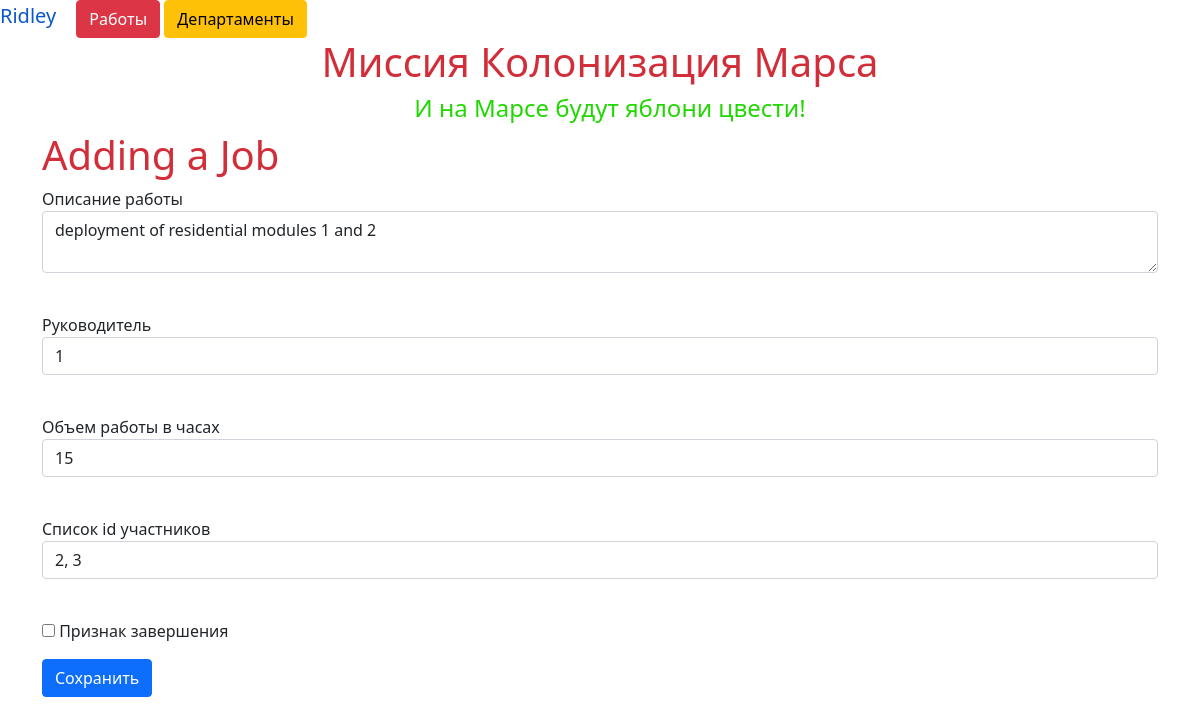
The page /jobs/1 (signed in) on the database as committed earlier.
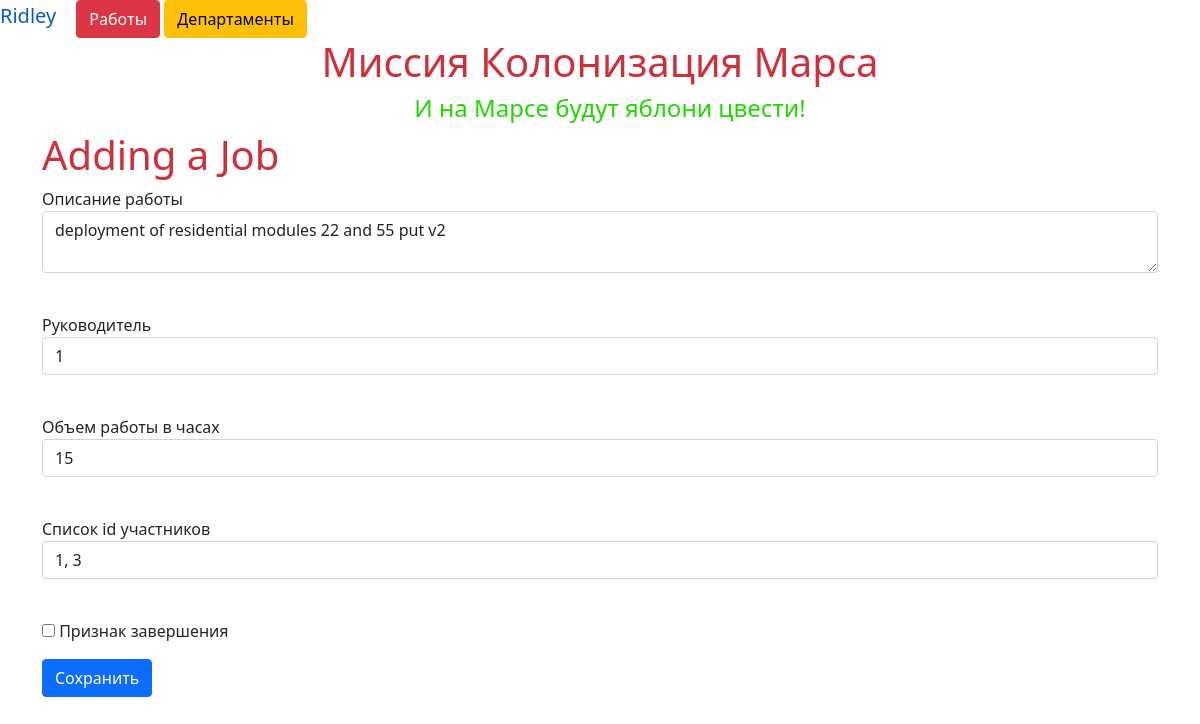
The same page on the database as committed later.
### data/jobs.py (models this page shows, shortened)
class Jobs(SqlAlchemyBase, SerializerMixin):
    __tablename__ = 'jobs'
    id = sqlalchemy.Column(sqlalchemy.Integer,
                           primary_key=True, autoincrement=True)
    team_leader = sqlalchemy.Column(sqlalchemy.Integer,
                                    sqlalchemy.ForeignKey("users.id"))
    job = sqlalchemy.Column(sqlalchemy.String, nullable=True)
    work_size = sqlalchemy.Column(sqlalchemy.Integer, nullable=True)
    collaborators = sqlalchemy.Column(sqlalchemy.String, nullable=True)
    start_date = sqlalchemy.Column(sqlalchemy.DateTime)
    end_date = sqlalchemy.Column(sqlalchemy.DateTime, nullable=True)
    is_finished = sqlalchemy.Column(sqlalchemy.Boolean)
    user = orm.relation('User')

### mars3.py (the view, shortened to what this page needs)
@app.route('/jobs/<int:_id>', methods=['GET', 'POST'])
@login_required
def edit_job(_id):
    form = JobsForm()
    if request.method == 'GET':
        db_sess = db_session.create_session()
        job = db_sess.query(Jobs). \
            filter(Jobs.id == _id,
                   (Jobs.user == current_user) |
                   (current_user.id == Jobs.team_leader) |
                   (current_user.id == 1)).first()
        if job:
            form.team_leader.data = job.team_leader
            form.job.data = job.job
            form.work_size.data = job.work_size
            form.collaborators.data = job.collaborators
            form.start_date.data = job.start_date
            form.is_finished.data = job.is_finished
        else:
            abort(404)
    return render_template('addjob.html',
                           title='Редактирование новости',
                           form=form
                           )

### forms/job.py
class JobsForm(FlaskForm):
    team_leader = IntegerField('Руководитель', validators=[DataRequired()])
    job = TextAreaField("Описание работы", validators=[DataRequired()])
    work_size = IntegerField('Объем работы в часах', validators=[DataRequired()])
    collaborators = StringField('Список id участников', validators=[DataRequired()])
    start_date = DateField("Дата начала")
    end_date = DateField("Дата окончания")
    is_finished = BooleanField("Признак завершения", default=False)
    submit = SubmitField('Сохранить')

### data/db_session.py (called while the page is built)
def create_session() -> Session:
    global __factory
    return __factory()

### mars3.py (called while the page is built)
@login_manager.user_loader
def load_user(user_id):
    db_sess = db_session.create_session()
    return db_sess.query(User).get(user_id)

### templates/addjob.html (shortened to what this page needs)
{% extends "base.html" %}
{% block content %}
<h1>Adding a Job</h1>
<form action="" method="post">
    <p>
        {{ form.job.label }}<br>
        {{ form.job(class="form-control") }}<br>
    </p>
    <p>
        {{ form.team_leader.label }}<br>
        {{ form.team_leader(class="form-control") }}<br>
    </p>
    <p>
        {{ form.work_size.label }}<br>
        {{ form.work_size(class="form-control") }}<br>
    </p>
    <p>
        {{ form.collaborators.label }}<br>
        {{ form.collaborators(class="form-control") }}<br>
    </p>
    <p>{{ form.is_finished() }} {{ form.is_finished.label }}</p>
    <p>{{ form.submit(type="submit", class="btn btn-primary") }}</p>
</form>
{% endblock %}

Rows that differ between the two databases and show on the page:
changed Jobs: job "deployment of residential modules 1 and 2" → "deployment of residential modules 22 and 55 put v2"; collaborators "2, 3" → "1, 3"
